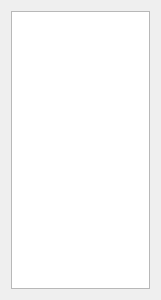
<?xml version="1.0" encoding="UTF-8"?>
<ui version="4.0">
 <class>Table</class>
 <widget class="QWidget" name="Table">
  <property name="geometry">
   <rect>
    <x>0</x>
    <y>0</y>
    <width>161</width>
    <height>300</height>
   </rect>
  </property>
  <property name="windowTitle">
   <string>Table</string>
  </property>
  <layout class="QVBoxLayout" name="verticalLayout">
   <item>
    <widget class="QTableWidget" name="tableWidget"/>
   </item>
  </layout>
 </widget>
 <layoutdefault spacing="6" margin="11"/>
 <resources/>
 <connections/>
</ui>
